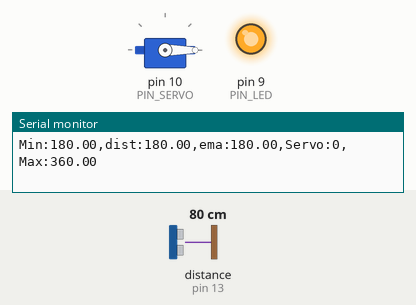
Bench run of a sketch on a simulated Arduino Uno, built with avr-gcc and run on an emulated ATmega328P. Parts: servo, output pins drawn as LEDs (lit = HIGH), the last lines printed to the serial monitor. Wiring (inferred from the names in the program): ultrasonic range finder: trigger pin 12; echo pin 13. Inputs (shaded band) come from the test bench; at power-on: distance to the obstacle (sensor on pin 13) 80 cm. The echo pulse lasts 58.3 µs per cm; pins used as bus, display or sensor lines are not drawn.

Above: at 1.2 s.
1.3 s: distance to the obstacle (sensor on pin 13) set to 39 cm
2.8 s: distance to the obstacle (sensor on pin 13) set to 35 cm
At 3.8 s:
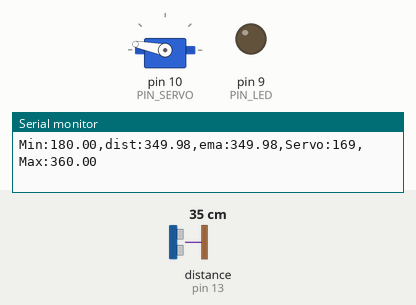
4.3 s: distance to the obstacle (sensor on pin 13) set to 18 cm
At 4.45 s:
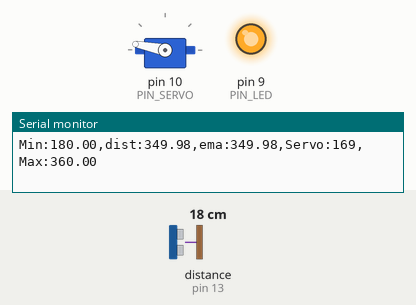
Timing chart, 0 to 7.3 s (numbered marks = the images above; inputs shaded):
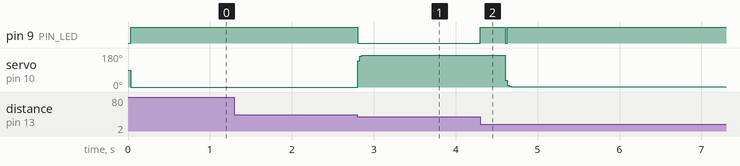

Measured:
- the behaviour switches between 36 and 35 cm on distance to the obstacle (sensor on pin 13) (found by bisection; images 0 and 1)
- after the input at 2.8 s, pin 9 (PIN_LED): HIGH → LOW at once; servo on pin 10 (PIN_SERVO): 0° → 169° at once
- after the input at 4.3 s, pin 9 (PIN_LED): LOW → HIGH at once, → LOW 0.30 s later, → HIGH 0.02 s later; servo on pin 10 (PIN_SERVO): 169° → 1° after 0.30 s

The sketch:

20243473_NayunPark_11P07.ino
```cpp
#include <Servo.h>

// Arduino pin assignment
#define PIN_LED   9   // LED active-low
#define PIN_TRIG  12  // sonar sensor TRIGGER
#define PIN_ECHO  13  // sonar sensor ECHO
#define PIN_SERVO 10  // servo motor

// configurable parameters for sonar
#define SND_VEL 346.0     // sound velocity at 24 celsius degree (unit: m/sec)
#define INTERVAL 25       // sampling interval (unit: msec)
#define PULSE_DURATION 10 // ultra-sound Pulse Duration (unit: usec)
#define _DIST_MIN 180.0   // minimum distance to be measured (unit: mm)
#define _DIST_MAX 360.0   // maximum distance to be measured (unit: mm)

#define TIMEOUT ((INTERVAL / 2) * 1000.0) // maximum echo waiting time (unit: usec)
#define SCALE (0.001 * 0.5 * SND_VEL)     // coefficient to convert duration to distance

#define _EMA_ALPHA 0.8    // EMA weight of new sample (range: 0 to 1)

// global variables
float dist_ema, dist_prev = _DIST_MAX; // unit: mm
unsigned long last_sampling_time;      // unit: ms

Servo myservo;

void setup() {
  // initialize GPIO pins
  pinMode(PIN_LED, OUTPUT);
  pinMode(PIN_TRIG, OUTPUT);    // sonar TRIGGER
  pinMode(PIN_ECHO, INPUT);     // sonar ECHO
  digitalWrite(PIN_TRIG, LOW);  // turn off Sonar

  myservo.attach(PIN_SERVO);
  myservo.write(90);  // initial neutral position

  // initialize USS related variables
  dist_prev = _DIST_MIN; // raw distance output from USS (unit: mm)

  // initialize serial port
  Serial.begin(57600);
}

void loop() {
  float dist_raw;

  // wait until next sampling time
  if (millis() < (last_sampling_time + INTERVAL))
    return;

  dist_raw = USS_measure(PIN_TRIG, PIN_ECHO); // read distance

  if ((dist_raw == 0.0) || (dist_raw > _DIST_MAX)) {
    dist_raw = dist_prev;           // Cut higher than maximum
    digitalWrite(PIN_LED, HIGH);    // LED OFF (active-low)
  } else if (dist_raw < _DIST_MIN) {
    dist_raw = dist_prev;           // cut lower than minimum
    digitalWrite(PIN_LED, HIGH);    // LED OFF (active-low)
  } else {  // In desired range
    dist_prev = dist_raw;
    digitalWrite(PIN_LED, LOW);     // LED ON (active-low)
  }

  // Apply EMA filter here
  dist_ema = (_EMA_ALPHA * dist_raw) + ((1 - _EMA_ALPHA) * dist_ema);

  // adjust servo position according to the USS read value
  int servoAngle = 0;

  if (dist_ema <= _DIST_MIN) {
    servoAngle = 0;
  } else if (dist_ema >= _DIST_MAX) {
    servoAngle = 180;
  } else {
    // Linear interpolation between _DIST_MIN and _DIST_MAX to 0-180 degrees
    servoAngle = map(dist_ema, _DIST_MIN, _DIST_MAX, 0, 180);
  }

  myservo.write(servoAngle);  // Set servo angle

  // output the distance to the serial port for plotting
  Serial.print("Min:");    Serial.print(_DIST_MIN);
  Serial.print(",dist:");  Serial.print(dist_raw);
  Serial.print(",ema:");   Serial.print(dist_ema);
  Serial.print(",Servo:"); Serial.print(servoAngle);
  Serial.print(",Max:");   Serial.print(_DIST_MAX);
  Serial.println("");

  // update last sampling time
  last_sampling_time += INTERVAL;
}

// get a distance reading from USS. return value is in millimeter.
float USS_measure(int TRIG, int ECHO) {
  digitalWrite(TRIG, HIGH);
  delayMicroseconds(PULSE_DURATION);
  digitalWrite(TRIG, LOW);

  return pulseIn(ECHO, HIGH, TIMEOUT) * SCALE; // unit: mm
}
```
